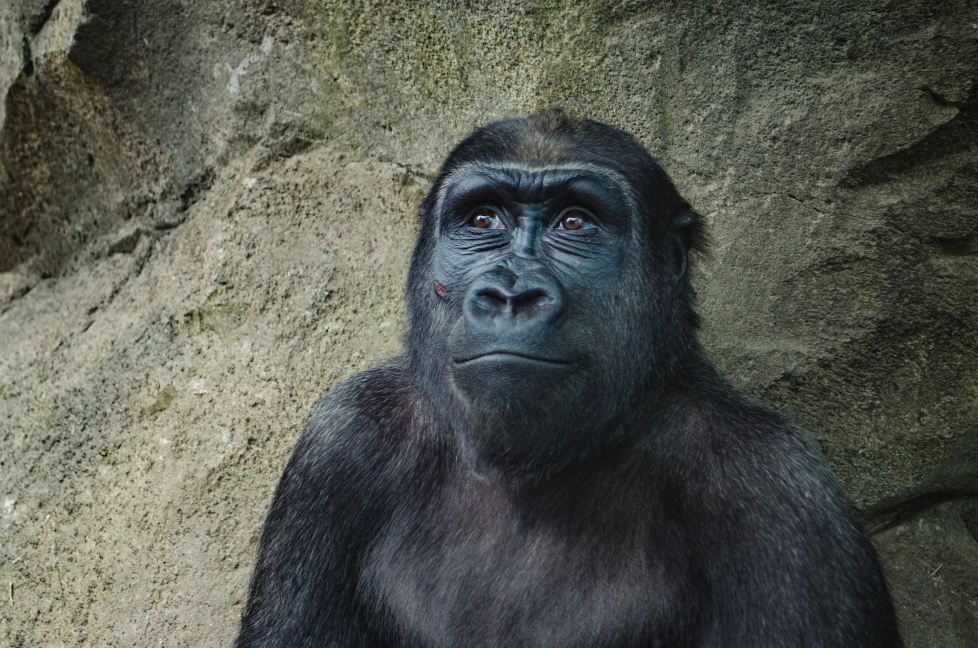
#> input picture OpenCV/data/gorilla.jpg, 1955 x 1295 px (shown at 1/2 size); the run also reads 1 picture not shown here
$ jupyter execute 'Image processing techniques.ipynb'   (shell and % lines are left out)   (older library calls are emulated)
#> lines starting #> are read from the running program, lines starting #| are printed output that depends on the picture; after the words box and inside, x2 and y2 are one past the last pixel; in counts of white or black regions, pixels touching at a corner belong together
`part of Jose Portilla's course`

# Color Mappings - Blending and pasting images - Masking Images - Thresholding - Gamma correction - Blurring - Morphological operations - Gradients

[cell 1]
import cv2
import numpy as np
import matplotlib.pyplot as plt
import PIL

# Color Mappings

1. RGB = Red Green Blue
2. HSL = Hue Saturation Lightness (cylinder model)
3. HSV = Hue Saturation Value

[cell 2]
img = cv2.imread("data/gorilla.jpg")
#> img is the input picture: shape (1295, 1955, 3); mean B, G, R 80.4, 88.9, 86
plt.imshow(img)

[cell 3]
img = cv2.cvtColor(img, cv2.COLOR_BGR2RGB)
plt.imshow(img)

[cell 4]
img = cv2.cvtColor(img, cv2.COLOR_RGB2HLS)
#> img: shape (1295, 1955, 3); mean of channels 0, 1, 2 59, 84.1, 28.3
plt.imshow(img)

[cell 5]
img = cv2.cvtColor(img, cv2.COLOR_RGB2HSV)
#> img: shape (1295, 1955, 3); mean H, S, V 53.9, 183.3, 103.7
plt.imshow(img)

# Blending and pasting images

`addWeightage = alpha * img1 + beta * img2 + gamma`

[cell 6]
img1 = cv2.imread("data/dog_backpack.jpg")
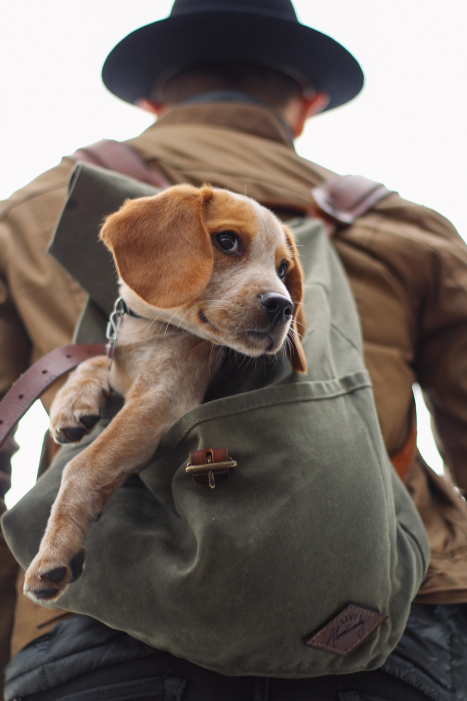
#> input picture OpenCV/data/dog_backpack.jpg, 934 x 1401 px (shown at 1/2 size)
#> img1 is the input picture: shape (1401, 934, 3); mean B, G, R 99.5, 106.7, 118.1
img1 = cv2.cvtColor(img1, cv2.COLOR_BGR2RGB)
img2 = cv2.imread("data/watermark_no_copy.png")
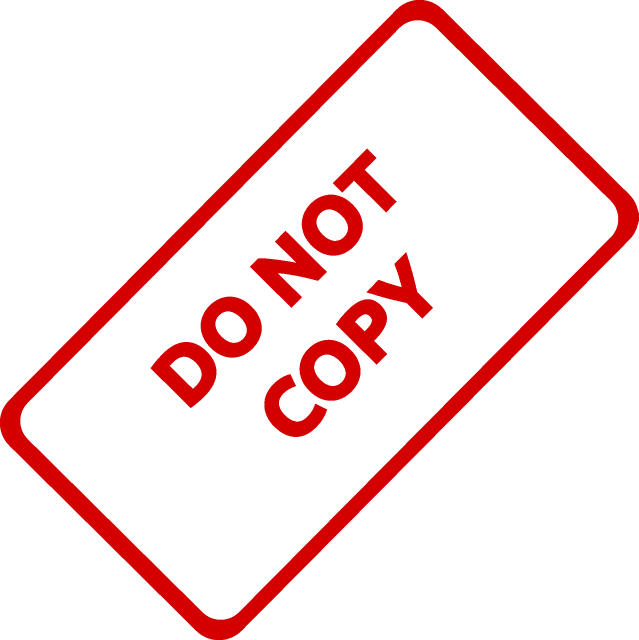
#> input picture OpenCV/data/watermark_no_copy.png, 1277 x 1280 px (shown at 1/2 size)
#> img2 is the input picture: shape (1280, 1277, 3); mean B, G, R 226.7, 226.7, 250.2
img2 = cv2.cvtColor(img2, cv2.COLOR_BGR2RGB)

[cell 7]
plt.imshow(img1)

[cell 8]
plt.imshow(img2)

### Blending images of same size

[cell 9]
img1 = cv2.resize(img1, (600, 600))
#> img1: shape (600, 600, 3)
plt.imshow(img1)

[cell 10]
img2 = cv2.resize(img2, (600, 600))
#> img2: shape (600, 600, 3)
plt.imshow(img2)

[cell 11]
blend = cv2.addWeighted(img1, 0.5, img2, 0.5, gamma=0)
plt.imshow(blend)

### Overlay one image on top of the other

"numpy reasignment of pixel values"

[cell 12]
img1 = cv2.imread("data/dog_backpack.jpg")
img1 = cv2.cvtColor(img1, cv2.COLOR_BGR2RGB)
plt.imshow(img1)

[cell 13]
img1[0:0+img2.shape[0], 0:0+img2.shape[1]] = img2
#> img1: shape (1401, 934, 3)
plt.imshow(img1)

# Masking Images

[cell 14]
img1 = cv2.imread("data/dog_backpack.jpg")
img1 = cv2.cvtColor(img1, cv2.COLOR_BGR2RGB)
plt.imshow(img1)

[cell 15]
x = img1.shape[1]- 600
#> x = 334
y = img1.shape[0]- 600
#> y = 801
roi = img1[y:y+img1.shape[0], x:x+img1.shape[1]]
plt.imshow(roi)

[cell 16]
img2_gray = cv2.cvtColor(img2, cv2.COLOR_RGB2GRAY)
plt.imshow(img2_gray, cmap='gray')

[cell 17]
img2_gray.shape
#> Out = (600, 600)

[cell 18]
mask = cv2.bitwise_not(img2_gray)
plt.imshow(mask, cmap='gray')

[cell 19]
white = np.full(img2.shape, 255)
white.shape
#> Out = (600, 600, 3)

[cell 20]
bk = cv2.bitwise_or(white, white, mask=mask)
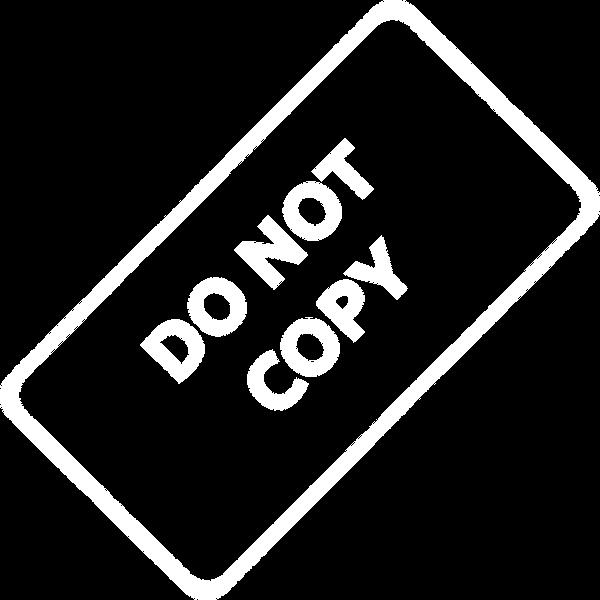
#> bk: shape (600, 600, 3) int32; 12.8% white; 10 white regions, largest, box (x1, y1, x2, y2) and area: (0, 0, 600, 600) 28681, (234, 215, 308, 290) 2264, (282, 181, 342, 241) 2185
#> white: shape (600, 600, 3) int64; every value is 255
plt.imshow(bk)

[cell 21]
bk.shape
#> Out = (600, 600, 3)

[cell 22]
copy = cv2.bitwise_or(img2, img2, mask=mask)
plt.imshow(copy)

[cell 23]
copy.shape
#> Out = (600, 600, 3)

[cell 24]
final_roi = cv2.bitwise_or(roi, copy)
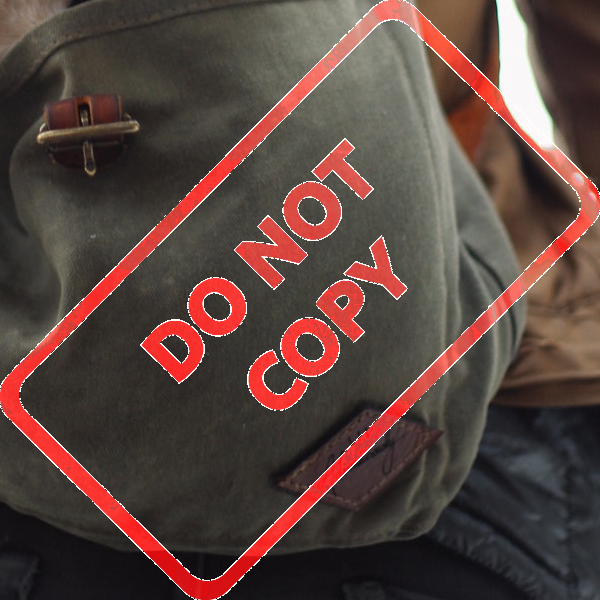
#> final_roi: shape (600, 600, 3); mean R, G, B 90.2, 67.8, 62.2
plt.imshow(final_roi)

# Thresholding

[cell 25]
low = 127
high = 255

ret, th1 = cv2.threshold(img, low, high, cv2.THRESH_BINARY)      # if pix > thresh:max else: 0
#> th1: shape (1295, 1955, 3); mean H, S, V 21.4, 223.2, 59.7
#> ret = 127
ret, th2 = cv2.threshold(img, low, high, cv2.THRESH_BINARY_INV)  # if pix > thresh:0 else: max
#> th2: shape (1295, 1955, 3); mean H, S, V 233.6, 31.8, 195.3
ret, th3 = cv2.threshold(img, low, high, cv2.THRESH_TRUNC)       # if pix > thresh:thresh else: pix
#> th3: shape (1295, 1955, 3); mean H, S, V 50.7, 122.5, 97.6
ret, th5 = cv2.threshold(img, low, high, cv2.THRESH_TOZERO)      # if pix > thresh:pix else: 0
#> th5: shape (1295, 1955, 3); mean H, S, V 13.9, 172, 35.8
ret, th6 = cv2.threshold(img, low, high, cv2.THRESH_TOZERO_INV)  # if pix > thresh:0 else: pix
#> th6: shape (1295, 1955, 3); mean H, S, V 40, 11.3, 67.9

[cell 26]
fig, ax = plt.subplots(3,2)

ax[0][0].imshow(th1, cmap='gray')
ax[0][1].imshow(th2, cmap='gray')
ax[1][0].imshow(th3, cmap='gray')
ax[1][1].imshow(th5, cmap='gray')
ax[2][0].imshow(th6, cmap='gray')

# Gamma correction

`pix^{gamma_value}`

[cell 27]
img = cv2.imread("data/bricks.jpg")
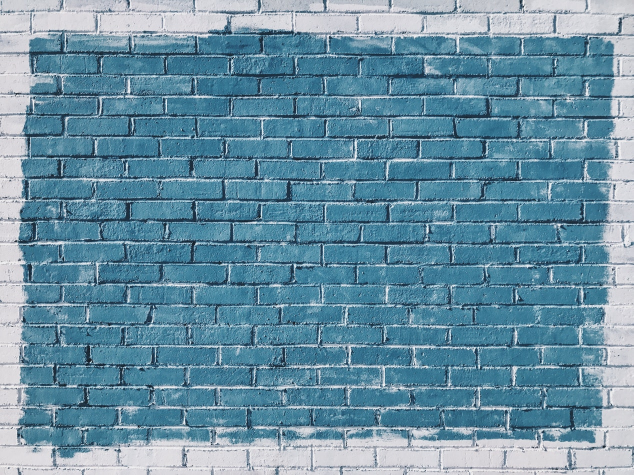
#> input picture OpenCV/data/bricks.jpg, 1267 x 950 px (shown at 1/2 size)
#> img is the input picture: shape (950, 1267, 3); mean B, G, R 163.5, 144, 104.9
img = cv2.cvtColor(img, cv2.COLOR_BGR2RGB)
plt.imshow(img)

[cell 28]
fig, ax = plt.subplots(2,2)
fig.tight_layout(pad=3.0)


gamma = 1/3
r1 = np.power(img, gamma)
ax[0][0].imshow(r1)
ax[0][0].title.set_text("gamma = 1/3")

gamma = 1/10
r2 = np.power(img, gamma)
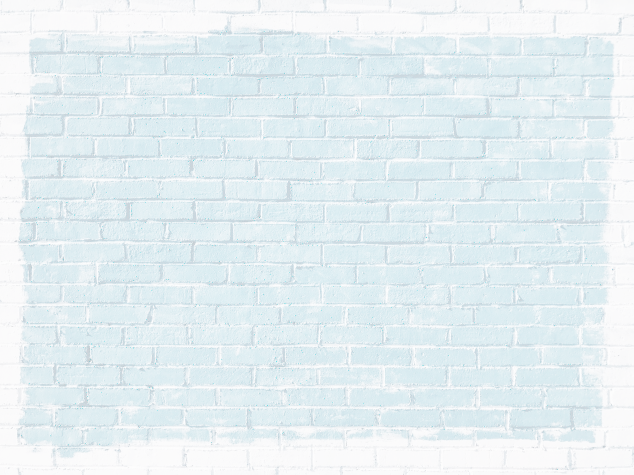
#> r2: shape (950, 1267, 3) float64 (shown at 1/2 size); mean R, G, B 1.57, 1.64, 1.66; drawn with min black and max white
ax[0][1].imshow(r2)
ax[0][1].title.set_text("gamma = 1/10")

gamma = 2
r3 = np.power(img, gamma)
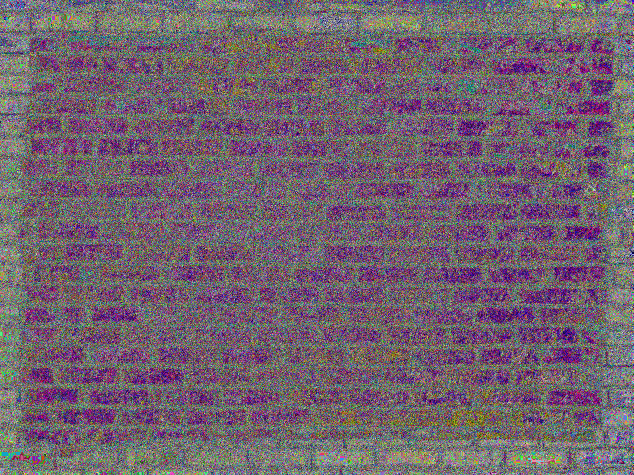
#> r3: shape (950, 1267, 3) (shown at 1/2 size); mean R, G, B 112.9, 97.6, 110.4
ax[1][0].imshow(r3)
ax[1][0].title.set_text("gamma = 2")

gamma = 8
r4 = np.power(img, gamma)
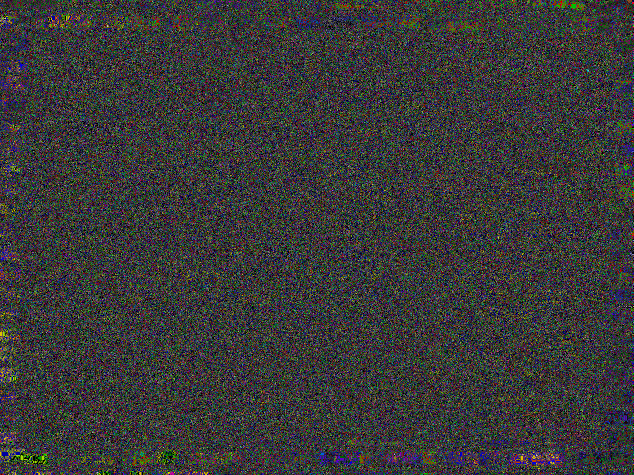
#> r4: shape (950, 1267, 3) (shown at 1/2 size); mean R, G, B 57.1, 56.8, 56.8
ax[1][1].imshow(r4)
ax[1][1].title.set_text("gamma = 8")

# Blurring

1. `cv2.blur()`  : Takes an average of all pixels in the kernel area and replaces the average value with central pixel.
2. `cv2.GaussianBlur()`: Uses a gaussian functioned kernel instead of a box filter.
3. `cv2.medianblur()`: Takes an median of all pixels in the kernel area and replaces the median value with central pixel.

[cell 29]
img = cv2.imread("data/bricks.jpg")
img = cv2.cvtColor(img, cv2.COLOR_BGR2RGB)

font = cv2.FONT_HERSHEY_COMPLEX
cv2.putText(img, text="text", org=(200, 600), fontFace=font, fontScale=15, color=(255,0,0), thickness=2)
#> img: shape (950, 1267, 3); mean R, G, B 106.7, 142.7, 162

plt.imshow(img)

[cell 30]
fig, ax = plt.subplots(2,2)
fig.tight_layout(pad=3.0)


kernel = np.ones(shape=(3,3), dtype=np.float)/25
manual_blur = cv2.filter2D(img, -1, kernel)
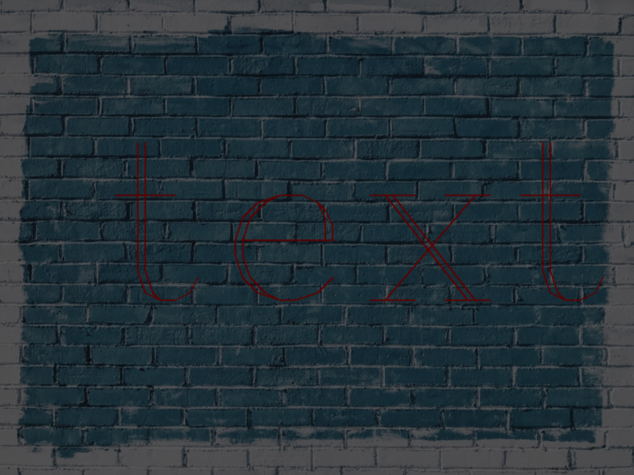
#> manual_blur: shape (950, 1267, 3) (shown at 1/2 size); mean R, G, B 38.4, 51.4, 58.3
ax[0][0].imshow(manual_blur)
ax[0][0].title.set_text('Manual: 5x5')

inbuilt_blur = cv2.blur(img, ksize=(10,10))
ax[0][1].imshow(inbuilt_blur)
ax[0][1].title.set_text('Inbuilt: 10x10')

gaussian_blur = cv2.GaussianBlur(img, (5,5), 10)
ax[1][0].imshow(gaussian_blur)
ax[1][0].title.set_text('Gaussian: 5x5')

median_blur = cv2.medianBlur(img, 5) #square kernel
ax[1][1].imshow(median_blur)
ax[1][1].title.set_text('Median: 5x5')


#ax[1][0].imshow(th3)
#ax[1][1].imshow(th5)

# Morphological operations

1. Erosion: Replaces the pixel value with kernel's min value => makes the white image look smaller
2. Dilation: Replaces the pixel value with kernel's max value => makes the white image look bigger
2. Opening : Erosion + Dilation => helpful in removing background noise
3. Closing : Dilation + Erosion => helpful for removing foreground noise
4. Gradients :Dilation - Erosion => edge detection

### Erosion

[cell 31]
blank = np.zeros((600,600))
font = cv2.FONT_HERSHEY_COMPLEX
cv2.putText(blank, text="sample", fontFace=font, org=(10,400), fontScale=5, thickness=10, color=(255,255,255))

plt.imshow(blank, cmap='gray')

[cell 32]
kernel = np.ones((5,5))
result = cv2.erode(blank, kernel, iterations=2)

plt.imshow(result, cmap='gray')

### Dilation

[cell 33]
kernel = np.ones((5,5))
result = cv2.dilate(blank, kernel, iterations=2)

plt.imshow(result, cmap='gray')

### Opening

[cell 34]
blank = np.zeros((600,600))
font = cv2.FONT_HERSHEY_COMPLEX
cv2.putText(blank, text="sample", fontFace=font, org=(10,400), fontScale=5, thickness=10, color=(255,255,255))

plt.imshow(blank, cmap='gray')

##### Background noise

[cell 35]
noise = np.random.randint(0, 2, size=(600,600))
noise = noise * 255
plt.imshow(noise, cmap='gray')

[cell 36]
noise

[cell 37]
noisy = noise + blank
plt.imshow(noisy, cmap='gray')

[cell 38]
opening = cv2.morphologyEx(noisy, cv2.MORPH_OPEN, kernel)
plt.imshow(opening, cmap='gray')

##### Foreground noise

[cell 39]
noise = np.random.randint(0, 2, size=(600,600))
noise = noise * -255
plt.imshow(noise, cmap='gray')

[cell 40]
noise

[cell 41]
noisy = noise + blank
plt.imshow(noisy, cmap='gray')

[cell 42]
noisy[noisy == -255] = 0

[cell 43]
plt.imshow(noisy, cmap='gray')
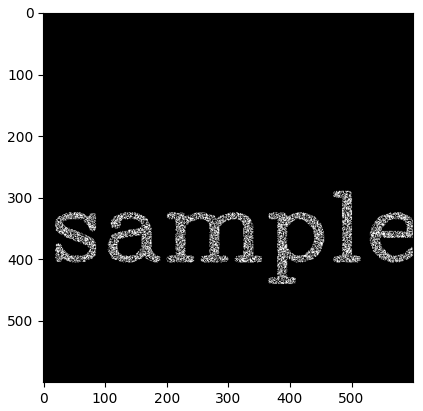
#> figure drawn by matplotlib, 1 panel
